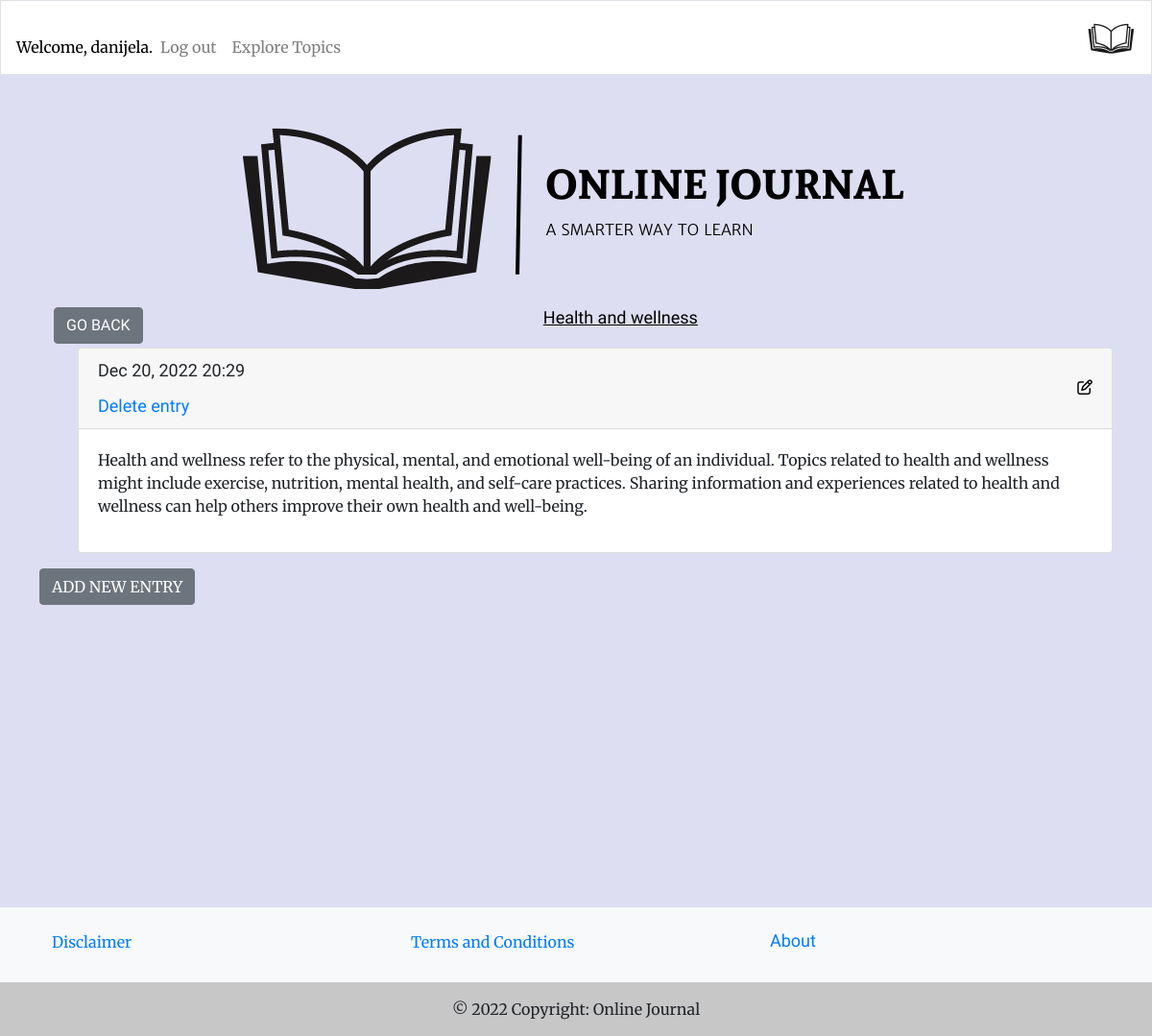
The page /topics/13 (signed in) on the database its author committed.
### learning_logs/models.py (models this page shows, shortened)
class Topic(models.Model):
    text = models.CharField(max_length=200, validators=[validate_non_numeric, validate_special_characters])
    date_added = models.DateTimeField(auto_now_add=True)
    def __str__(self):
        return self.text

class Entry(models.Model):
    topic = models.ForeignKey(Topic, on_delete=models.CASCADE)
    text = models.TextField()
    date_added = models.DateTimeField(auto_now_add=True)

### learning_logs/views.py (the view)
# urls.py: path('topics/<int:topic_id>', views.topic, name='topic'),
@login_required
def topic(request, topic_id):
    topic = get_object_or_404(Topic, id=topic_id)
    entries = topic.entry_set.order_by('-date_added')
    context = {'topic': topic, 'entries': entries}
    return render(request, 'learning_logs/topic.html', context)

### learning_logs/templates/learning_logs/topic.html
{% extends 'learning_logs/base.html' %}
{% block page_header %}
<h3 class="topic-on-hand"><a class="btn btn-secondary go-back" href="javascript:history.back()">Go back</a> {{ topic }}</h3>
{% endblock page_header %}
{% block content %}
<ul>
  {% for entry in entries %}
  <li class="entry-list">
  <div class="card mb-3">
    <h4 class="card-header">
      {{ entry.date_added|date:'M d, Y H:i' }}
      <small><a href="{% url 'learning_logs:edit_entry' entry.id %}">
          <i class="fa-regular fa-pen-to-square edit"></i></a></small>
          <a href="{% url 'learning_logs:delete_entry' entry.id %}">Delete entry</a>
    </h4>
    <div class="card-body">
      {{ entry.text|linebreaks }}
    </div>
  </div>
</li>
  {% empty %}
  <p>There are currently no entries.</p>
  {% endfor %}
</ul>
<p>
  <a class="new-entry btn btn-secondary" href="{% url 'learning_logs:new_entry' topic.id %}" role="button">Add new
    entry</a>
</p>
{% endblock content %}

### learning_logs/templates/learning_logs/base.html (shortened to what this page needs)
<!DOCTYPE html>
{% load bootstrap4 %}
{% load static %}
<html lang="en">
<head>
  {% block css %}
  <link rel="stylesheet" href="https://cdn.jsdelivr.net/npm/bootstrap@4.6.2/dist/css/bootstrap.min.css"
>
  {% endblock %}
  <link rel="stylesheet" href='{% static "css/styles.css" %}' type="text/css">
</head>
<body>
  <nav class="navbar navbar-expand-md mb-4 border navbar-light">
    <div class="collapse navbar-collapse" id="navbarTogglerDemo01">
      <ul class="navbar-nav">
        {% if user.is_authenticated %}
        <li class="nav-item">
          <span class="navbar-text">Welcome, {{ user.username }}.</span>
        </li>
        <li class="nav-item">
          <a class="nav-link" href="{% url 'users:logout' %}">Log out</a>
        </li>
        {% else %}
        <li class="nav-item">
          <a class="nav-link" href="{% url 'users:login' %}">Log in</a></li>
        <li class="nav-item">
          <a class="nav-link" href="{% url 'users:register' %}">Register</a>
        {% endif %}
      </ul>
      <ul class="navbar-nav">
        <li class="nav-item">
          <a class="nav-link" href="{% url 'learning_logs:topics'%}">
            Explore Topics</a></li>
      </ul>
    </div>
    <a class="navbar-brand mx-auto" href="{% url 'learning_logs:index'%}">
      <img src="{% static 'images/navbar-logo.png' %}" alt="Logo">
      </a>
  </nav>
  <main class="container">
    <div class="container-md">
      <img class="logo-img" src="{% static 'images/logo.png' %}" alt="Logo">
      {% block page_header %} {% endblock page_header %}
    </div>
    <div>
      {% block content %}{% endblock content%}
    </div>
  </main>
  {% include 'learning_logs/footer.html' %}
</body>
</html>

### learning_logs/static/css/styles.css (style rules this page uses)
h1, h2, h3, h4, h5, h6 { font-family: 'Sura', sans-serif; font-size: large; }
body { background-color: #dedef3; font-family: 'Merriweather', sans-serif; }
.navbar { background: white; }
.navbar-brand { color: rgb(255 255 255); text-transform: uppercase; }
.nav-item, .nav-link { color: black; }
.navbar-light .navbar-text { color: black!important; }
.new-entry { text-transform: uppercase; color: white; }
.edit { display: flex !important; flex-wrap: wrap; flex-direction: row; align-items: flex-start; justify-content: flex-end; color: black; }
.topic-on-hand { text-decoration: underline; color: black; text-align: center; }
.btn-secondary.go-back { float: left!important; }
main.container { padding: 11px; margin-bottom: 18rem; }
ul { margin-top: 20px!important; }
.container-md { text-align: center; }
img { display: block !important; margin: auto !important; }
.go-back { color: white; text-decoration: none; text-transform: uppercase; }
li.entry-list { list-style-type: none; }

### rows shown on the page
Topic: text "Health and wellness"
Entry: date_added "Dec 20, 2022 20:29", text "Health and wellness refer to the physical, mental, and emotional well-being of an individual. Topics related to health and wellness might include exercise, nutrition, mental health, and self-care practices. Sharing information and experiences related to health and wellness can help others improve their own health and well-being."

### other values the page prints
{{ user.username }} "danijela"
